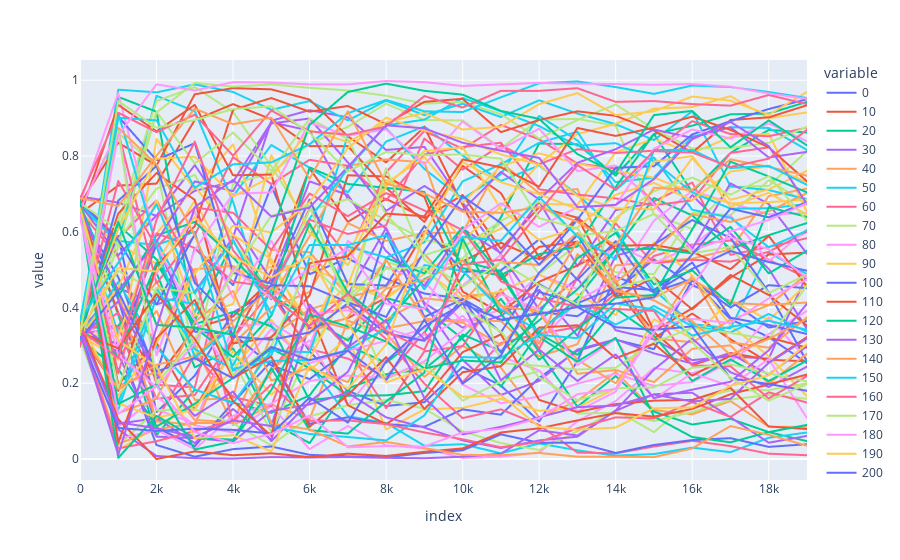

Notebook cell for this chart:
### Code cell
import plotly.express as px
px.line(df.iloc[np.arange(0,20_000,1000), :1000:10])
